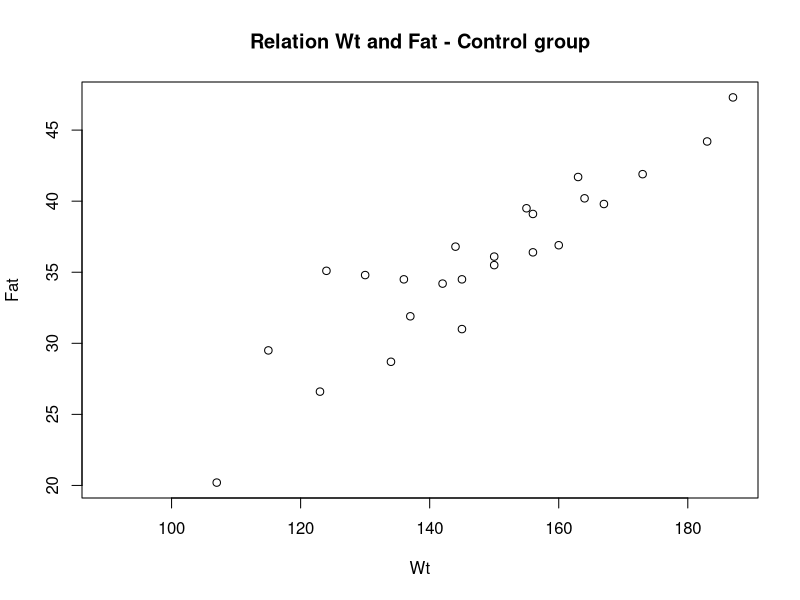
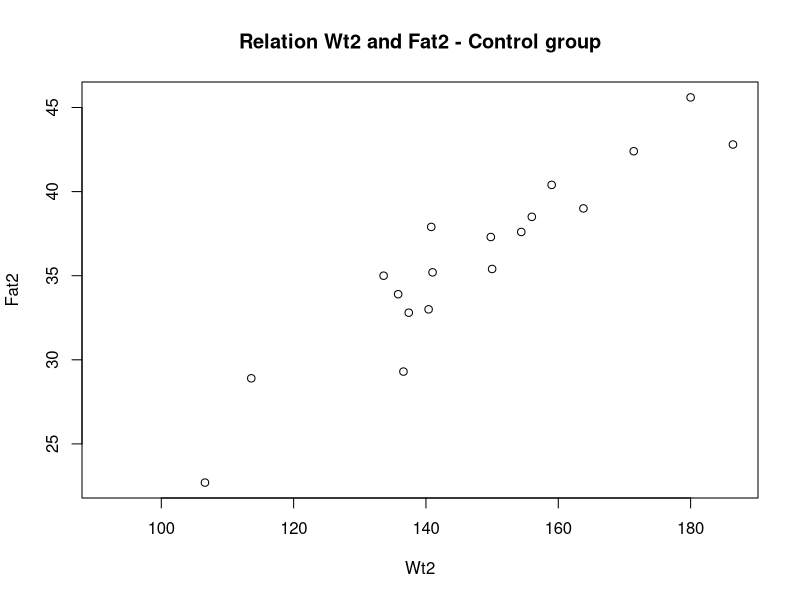
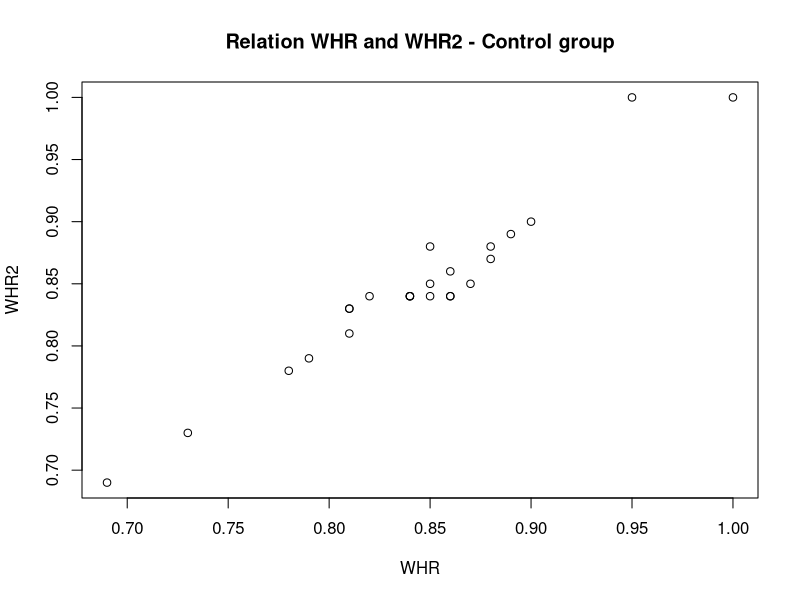
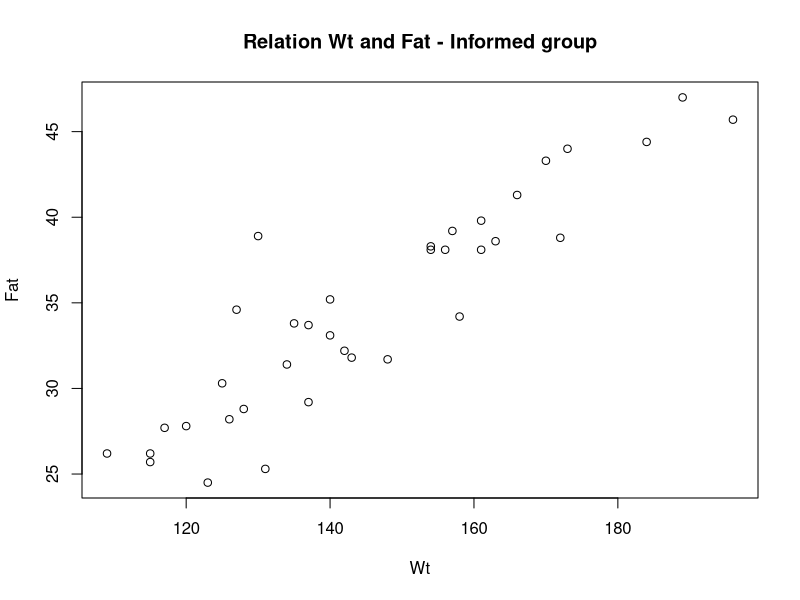
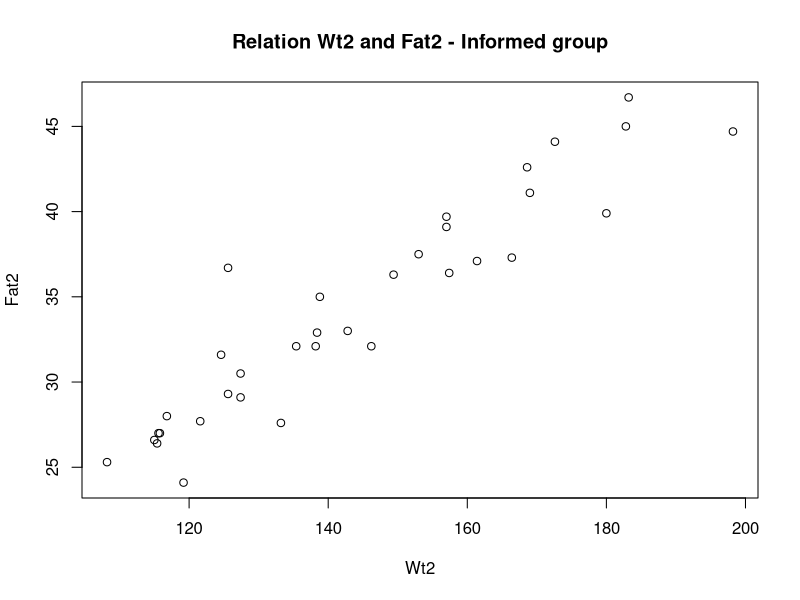
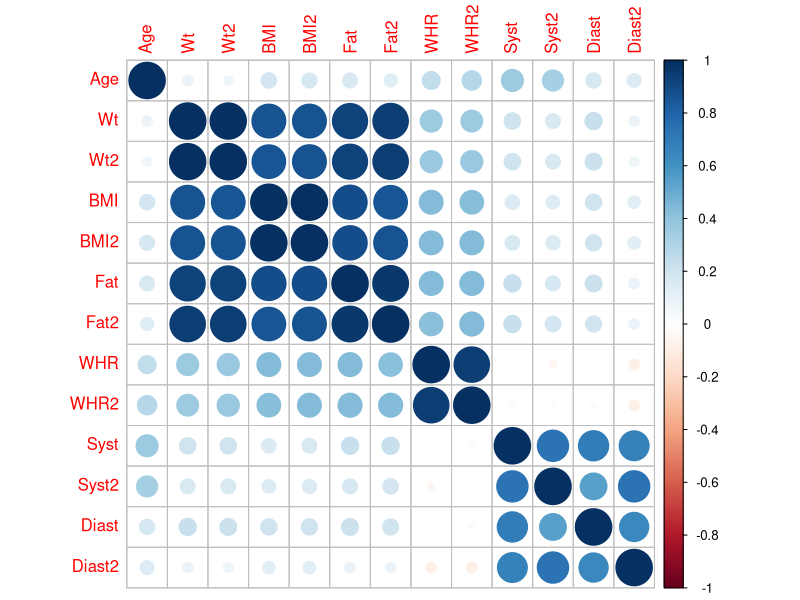
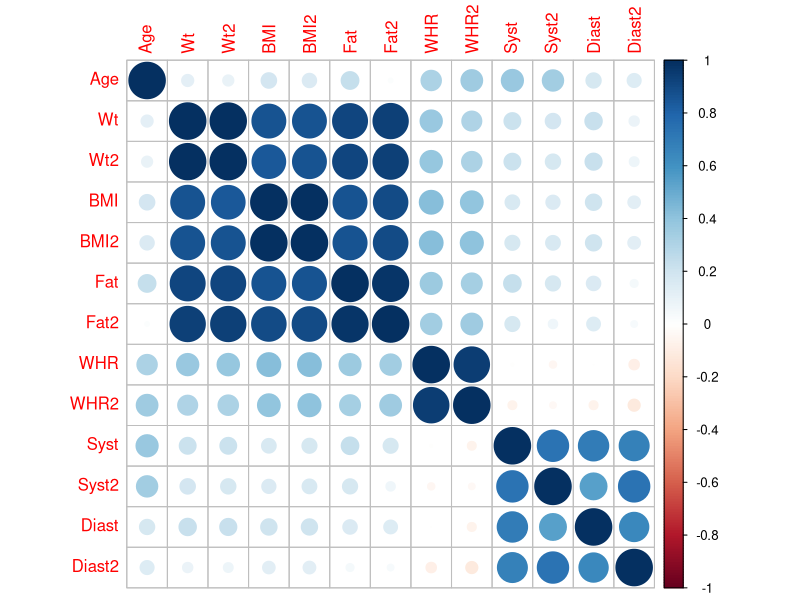

Write R code to recreate these figures, in order.
" ------------------------------------------------------ "
" Handling of missing data                               "
" ------------------------------------------------------ "

"
This function fills NAs values of vector columns with the mean of this
column
Parameters
- columns -> It is a vector containing the columns where the
                          replacement has to be done
- X -> Dataset
"
function_mean<- function(columns, X) 
{
  for(i in columns)
  {
    X[is.na(X[,i]), i] <- mean(X[,i], na.rm = TRUE)
  }
  return (X)
}

"
This function fills NAs values with a linear regression of the 
form y = mx + b
Parameters
- X -> Dataset
- col1 -> corresponds to the y
- col2 -> corresponds to the x
"
function_linear_regression <- function(X, col1, col2){
  trainSet <- subset(X, select=c(col1, col2))
  trainSet <- na.omit(trainSet)
  # Linear model 
  linmodel <- lm(trainSet[,1]~trainSet[,2], data=trainSet)
  # Replacing NAs in the dataset by the regression values
  X[[col1]][which(is.na(X[col1]))] <- linmodel$coefficients[2]*X[[col2]][which(is.na(X[col1]))] + linmodel$coefficients[1]
  return (X)
}


data <- read.table("hotel-maids.txt", sep="\t", header=TRUE, na.strings = "NA")
attach(data)


# Retrieve the redundant variables 
dataC <- subset(data, select = -c(Fat.Ft2, BMI.BM2, Dst.Ds2))

# Deletion of some particular observations 
# Those deletions are justified in the report
X <- dataC[-c(13,14,16,28,29,30,36,55,60),] #66 obs (88%)
summary(X)

library(dplyr)
X_0 <- filter(X, Informed==0)
X_1 <- filter(X, Informed==1)

summary(X_1)
summary(X_0)

"
We can observe that columns 'WHR', 'Syst', 'Syst2' and 'Diast' in X_0
Only miss one value respectively. Let's replace them by the mean
taking into account the qualitative variable : 'informed'.
"
X_0 <- function_mean(c(9, 11, 12, 13), X_0)
"
Only one missing value for WHR2 in X_1
"
X_1 <- function_mean(c(10), X_1)

"
Missing values of columns 'Fat', 'Fat2' and 'WHR2'
will be filled thanks to linear regression taking into account the
qualitative variable : 'informed' and the period when the 
measure were taken.
"
plot(X_0[,"Wt"], X_0[,"Fat"],  xlab="Wt", ylab="Fat" , main="Relation Wt and Fat - Control group")
plot(X_0[,"Wt2"], X_0[,"Fat2"],  xlab="Wt2", ylab="Fat2", main="Relation Wt2 and Fat2 - Control group")
plot(X_0[,"WHR"], X_0[,"WHR2"], xlab="WHR", ylab="WHR2", main="Relation WHR and WHR2 - Control group")

plot(X_1[,"Wt"], X_1[,"Fat"],  xlab="Wt", ylab="Fat", main="Relation Wt and Fat - Informed group")
plot(X_1[,"Wt2"], X_1[,"Fat2"],  xlab="Wt2", ylab="Fat2", main="Relation Wt2 and Fat2 - Informed group")

X_0 <- function_linear_regression(X_0, "WHR2", "WHR")
X_0 <- function_linear_regression(X_0, "Fat", "Wt")
X_0 <- function_linear_regression(X_0, "Fat2", "Wt2")

X_1 <- function_linear_regression(X_1, "Fat", "Wt")
X_1 <- function_linear_regression(X_1, "Fat2", "Wt2")

# Merging of the two dataset X_0 and X_1
XFinal <- rbind(X_0, X_1) # --> FINAL DATASET 
colMeans(is.na(XFinal)) # No missing value.

saveRDS(XFinal, file = "dataFinal.Rds")

"
Comparison of the correlation matrix for the original dataset 
and the imputed dataset.
"
X <- XFinal[,-c(Informed)]
library(corrplot)
#Imputated dataset 
covI <- cov(X)
corI <- cor(X)
corrplot(corI)

#Original dataset 
cov <- cov(dataC[,-c(Informed)], use="pairwise.complete.obs")
cor <- cor(dataC[,-c(Informed)], use="pairwise.complete.obs")
corrplot(cor)
